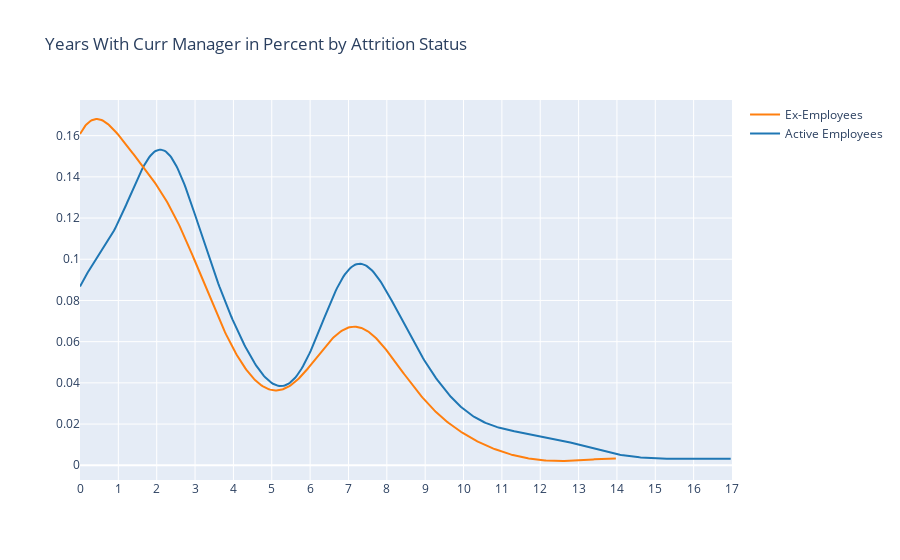

Here is the notebook cell this chart was saved with:
### Code cell
# Add histogram data
x1 = df_HR.loc[df_HR['Attrition'] == 'No', 'YearsWithCurrManager']
x2 = df_HR.loc[df_HR['Attrition'] == 'Yes', 'YearsWithCurrManager']
# Group data together
hist_data = [x1, x2]
group_labels = ['Active Employees', 'Ex-Employees']
# Create distplot with custom bin_size
fig = ff.create_distplot(hist_data, group_labels,
                         curve_type='kde', show_hist=False, show_rug=False)
# Add title
fig['layout'].update(
    title='Years With Curr Manager in Percent by Attrition Status')
fig['layout'].update(xaxis=dict(range=[0, 17], dtick=1))
# Plot
pyo.iplot(fig, filename='Distplot with Multiple Datasets')

### Figure 1 — Plotly figure (JSON) as saved in the notebook; plotly's stock layout.template omitted (floating-point values rounded to 4 significant figures; data arrays with more than 128 entries replaced by an {"elided": "..."} marker saying what was removed)
{"data": [{"legendgroup": "Active Employees", "marker": {"color": "rgb(31, 119, 180)"}, "mode": "lines", "name": "Active Employees", "showlegend": true, "type": "scatter", "x": {"elided": "500 float values"}, "xaxis": "x", "y": {"elided": "500 float values"}, "yaxis": "y"}, {"legendgroup": "Ex-Employees", "marker": {"color": "rgb(255, 127, 14)"}, "mode": "lines", "name": "Ex-Employees", "showlegend": true, "type": "scatter", "x": {"elided": "500 float values"}, "xaxis": "x", "y": {"elided": "500 float values"}, "yaxis": "y"}], "layout": {"barmode": "overlay", "hovermode": "closest", "legend": {"traceorder": "reversed"}, "title": {"text": "Years With Curr Manager in Percent by Attrition Status"}, "xaxis": {"anchor": "y2", "domain": [0, 1], "dtick": 1, "range": [0, 17], "zeroline": false}, "yaxis": {"anchor": "free", "domain": [0, 1], "position": 0}}}
